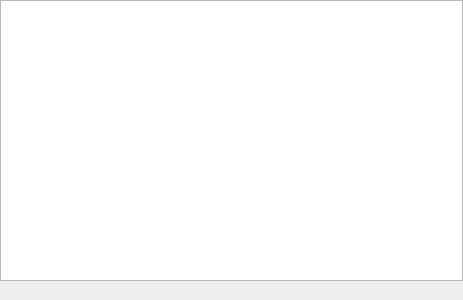
<?xml version="1.0" encoding="UTF-8"?>
<ui version="4.0">
 <class>ThreadsWidget</class>
 <widget class="QDockWidget" name="ThreadsWidget">
  <property name="geometry">
   <rect>
    <x>0</x>
    <y>0</y>
    <width>463</width>
    <height>300</height>
   </rect>
  </property>
  <property name="windowTitle">
   <string>Threads</string>
  </property>
  <widget class="QWidget" name="dockWidgetContents">
     <layout class="QVBoxLayout" name="verticalLayout">
      <property name="spacing">
       <number>10</number>
      </property>
      <property name="leftMargin">
       <number>0</number>
      </property>
      <property name="topMargin">
       <number>0</number>
      </property>
      <property name="rightMargin">
       <number>0</number>
      </property>
      <item>
       <widget class="QTableView" name="viewThreads">
        <property name="sortingEnabled">
         <bool>true</bool>
        </property>
        <property name="cornerButtonEnabled">
         <bool>false</bool>
        </property>
        <property name="selectionMode">
         <enum>QAbstractItemView::SingleSelection</enum>
        </property>
        <property name="editTriggers">
         <enum>QAbstractItemView::NoEditTriggers</enum>
        </property>
        <property name="horizontalScrollMode">
         <enum>QAbstractItemView::ScrollPerPixel</enum>
        </property>
       </widget>
      </item>
      <item>
       <widget class="QuickFilterView" name="quickFilterView" native="true">
        <property name="sizePolicy">
         <sizepolicy hsizetype="Preferred" vsizetype="Maximum">
          <horstretch>0</horstretch>
          <verstretch>0</verstretch>
         </sizepolicy>
        </property>
       </widget>
      </item>
     </layout>
  </widget>
 </widget>
 <customwidgets>
  <customwidget>
   <class>QuickFilterView</class>
   <extends>QWidget</extends>
   <header>widgets/QuickFilterView.h</header>
   <container>1</container>
  </customwidget>
 </customwidgets>
 <resources/>
 <connections/>
</ui>
